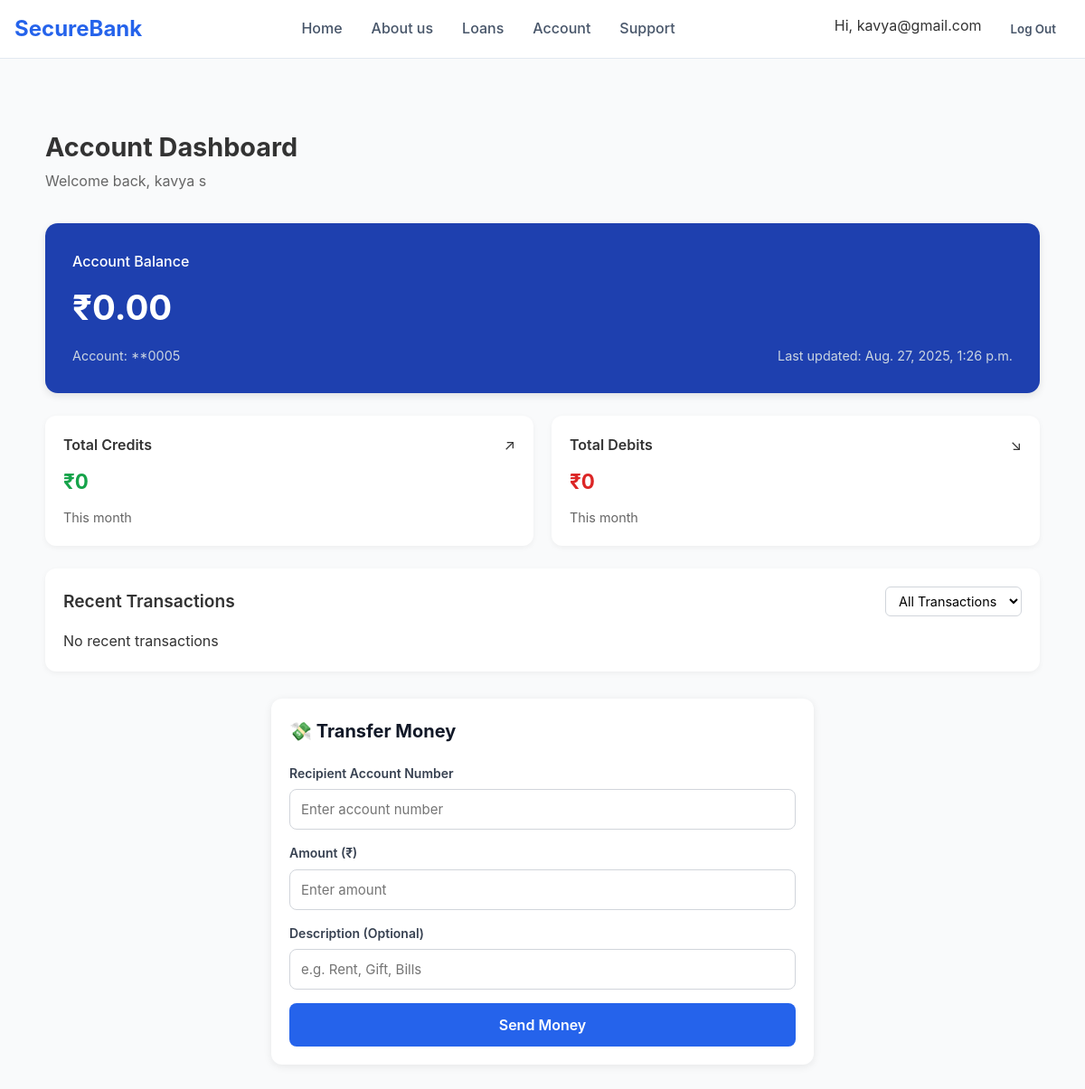
/account_dashboard/ (signed in), run on an earlier commit of the app's database.
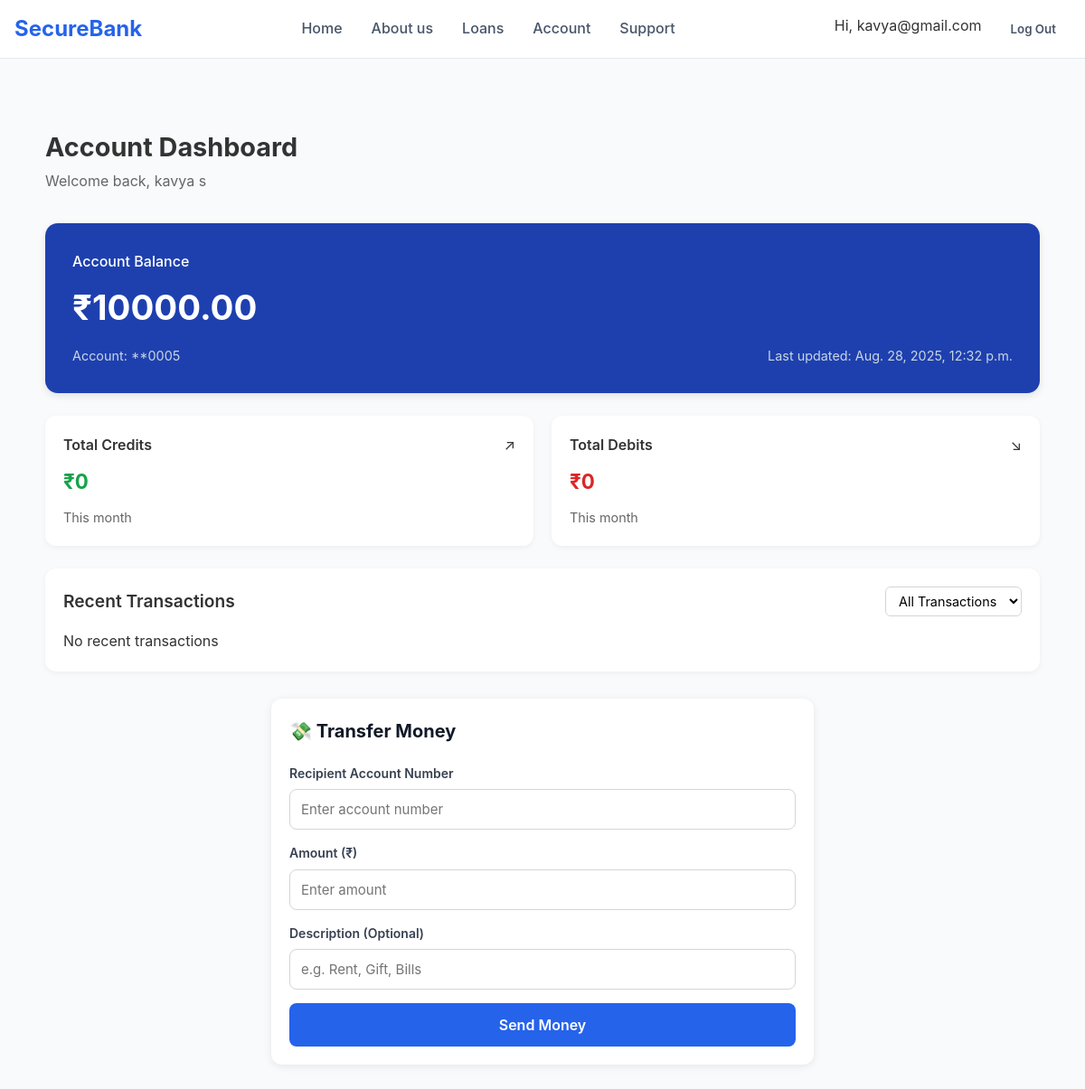
And on a later commit of the database.
### BankApp/models.py (models this page shows, shortened)
class Account(models.Model):
    user = models.OneToOneField(User, on_delete=models.CASCADE, blank=True, null=True)
    account_number = models.CharField(max_length=20, unique=True, editable=False)
    balance = models.DecimalField(max_digits=12, decimal_places=2, default=0.00)
    last_updated = models.DateTimeField(auto_now=True)

### BankApp/views.py (the view)
# urls.py: path('account_dashboard/',views.account_dashboard,name="account_dashboard"),
def account_dashboard(request):
    try:
        account = Account.objects.get(user=request.user)
    except Account.DoesNotExist:
        messages.error(request, "❌ No account found. Please create one.")
        return redirect("homepage")
    start_month = now().replace(day=1, hour=0, minute=0, second=0, microsecond=0)
    total_credits = Transaction.objects.filter(
        account=account,
        transaction_type="credit",
        timestamp__gte=start_month
    ).aggregate(total=Sum("amount"))["total"] or 0
    total_debits = Transaction.objects.filter(
        account=account,
        transaction_type="debit",
        timestamp__gte=start_month
    ).aggregate(total=Sum("amount"))["total"] or 0
    transactions = Transaction.objects.filter(account=account).order_by("-timestamp")[:10]
    return render(request, "account.html", {
        "account": account,
        "total_credits": total_credits,
        "total_debits": total_debits,
        "transactions": transactions,
    })

### BankApp/templates/account.html (shortened to what this page needs)
{% load static %}
<!DOCTYPE html>
<html lang="en">
<head>
    <link rel="stylesheet" href="{% static 'css/account.css' %}">
</head>
<body>
    <nav class="navbar">
        <div class="nav-container">
            <div class="nav-content">
                <div class="logo">
                    <h1>SecureBank</h1>
                </div>
                <div class="nav-links">
                    <a href="#" class="nav-link">Home</a>
                    <a href="#" class="nav-link">About us</a>
                    <a href="#" class="nav-link">Loans</a>
                    <a href="{% url 'account_dashboard' %}"class="nav-link">Account</a>
                    <a href="#" class="nav-link">Support</a>
                </div>
                <div class="auth-buttons">
    {% if request.user.is_authenticated %}
        <span class="username">Hi, {{ request.user.username }}</span>
        <a href="{% url 'logout' %}">
            <button class="btn-ghost">Log Out</button>
        </a>
    {% else %}
        <button class="btn-ghost" onclick="openModal('login')">Log In</button>
        <button class="btn-primary" onclick="openModal('signup')">Sign Up</button>
    {% endif %}
</div>
            </div>
        </div>
    </nav>
    <main class="account-main">
        <div class="container">
                <div class="account-header">
    <h1>Account Dashboard</h1>
    <p>Welcome back, {{ request.user.first_name }} {{ request.user.last_name }}</p>
</div>
<div class="balance-card">
    <h2>Account Balance</h2>
    <div class="balance-amount">₹{{ account.balance }}</div>
    <div class="balance-info">
        <span class="account-number">Account: {{ account.account_number }}</span>
        <span class="last-updated">Last updated: {{ account.last_updated }}</span>
    </div>
</div>
<div class="summary-cards">
    <div class="summary-card credit">
        <div class="summary-header">
            <h3>Total Credits</h3>
            <span class="arrow-up">↗</span>
        </div>
        <div class="summary-amount">₹{{ total_credits }}</div>
        <div class="summary-period">This month</div>
    </div>
   <div class="summary-card debit">
    <div class="summary-header">
        <h3>Total Debits</h3>
        <span class="arrow-down">↘</span>
    </div>
    <div class="summary-amount">₹{{ total_debits }}</div>
    <div class="summary-period">This month</div>
</div>
</div>
<div class="transaction-history">
      <div class="transaction-header">
                        <h2>Recent Transactions</h2>
                        <select class="filter-select">
                            <option>All Transactions</option>
                        </select>
                    </div>
    <div class="transaction-list">
        {% for tx in transactions %}
            <div class="transaction-item">
                <span>{{ tx.timestamp|date:"M d, Y H:i" }}</span> |
                <strong>{{ tx.transaction_type|title }}</strong> ₹{{ tx.amount }} - {{ tx.description }}
            </div>
        {% empty %}
            <p>No recent transactions</p>
        {% endfor %}
    </div>
</div>
<div class="money-transfer">
    <h2>💸 Transfer Money</h2>
    <form method="POST" action="{% url 'transfer' %}" class="transfer-form">
        <div class="form-group">
            <label for="recipient_account">Recipient Account Number</label>
            <input type="text" id="recipient_account" name="recipient_account" placeholder="Enter account number" required>
        </div>
        <div class="form-group">
            <label for="amount">Amount (₹)</label>
            <input type="number" id="amount" name="amount" step="0.01" min="1" placeholder="Enter amount" required>
        </div>
        <div class="form-group">
            <label for="description">Description (Optional)</label>
            <input type="text" id="description" name="description" placeholder="e.g. Rent, Gift, Bills">
        </div>
        <button type="submit" class="btn-primary">Send Money</button>
    </form>
</div>
                    </div>
    </main>
</body>
</html>

What changed in the data, as far as the page shows it:
changed Account: balance "0.00" → "10000.00"; last_updated "Aug. 27, 2025, 1:26 p.m." → "Aug. 28, 2025, 12:32 p.m."
